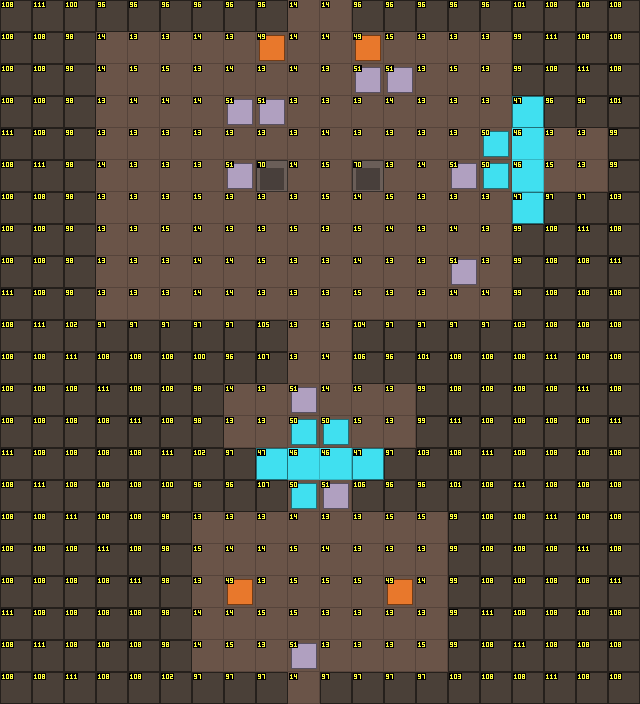

The image is a tile-based game level rendered from a .tmx file. Its description and source (layers, tilesets, objects; grid data summarised) follow:
An orthogonal 20x22 tile map with 32x32 px tiles, 4 tile layers (Sol, Decor, Murs, Dessus) and 15 objects (4x Torche, 3x Ennemi, 2x Sortie, 2x Spawn, 2x Porte, ...).

<map version="1.10" tiledversion="1.12.2" orientation="orthogonal" renderorder="right-down" width="20" height="22" tilewidth="32" tileheight="32" infinite="0" nextlayerid="6" nextobjectid="16">
 <properties>
  <property name="camera" value="ecran" />
  <property name="obscurite" value="penombre" />
 </properties>
 <tileset firstgid="1" source="../tilesets/route_chateau.tsx" />
 <layer id="1" name="Sol" width="20" height="22">
  <data>[440 cells, 186 non-empty, 4 distinct tile ids]</data>
 </layer>
 <layer id="2" name="Decor" width="20" height="22">
  <data>[440 cells, 19 non-empty, 3 distinct tile ids]</data>
 </layer>
 <layer id="3" name="Murs" width="20" height="22">
  <data>[440 cells, 256 non-empty, 16 distinct tile ids]</data>
 </layer>
 <objectgroup id="4" name="Objets">
  <object id="1" type="Sortie" x="288" y="672" width="32" height="32">
   <properties>
    <property name="cible_carte" value="res://scenes/rooms/route_falaise_room.tscn" />
    <property name="cible_spawn" value="depuis_passage_falaise" />
    <property name="godot_node_type" value="area" />
   </properties>
  </object>
  <object id="2" type="Sortie" x="288" y="0" width="64" height="32">
   <properties>
    <property name="cible_carte" value="res://scenes/rooms/chateau_room.tscn" />
    <property name="cible_spawn" value="depuis_passage_falaise" />
    <property name="godot_node_type" value="area" />
   </properties>
  </object>
  <object id="3" type="Spawn" x="304" y="624">
   <properties>
    <property name="id" value="depuis_route" />
   </properties>
   <point />
  </object>
  <object id="4" type="Spawn" x="320" y="80">
   <properties>
    <property name="id" value="depuis_chateau" />
   </properties>
   <point />
  </object>
  <object id="5" type="Porte" x="288" y="448" width="64" height="32">
   <properties>
    <property name="id" value="route_porte_02" />
    <property name="type" value="lanterne" />
    <property name="apparence" value="mur_rune" />
   </properties>
  </object>
  <object id="6" type="Porte" x="512" y="128" width="32" height="64">
   <properties>
    <property name="id" value="route_porte_03" />
    <property name="type" value="lanterne" />
    <property name="apparence" value="mur_rune" />
   </properties>
  </object>
  <object id="7" type="Ramassable" x="592" y="144">
   <properties>
    <property name="id" value="route_plume_01" />
    <property name="contenu" value="plume_corbeau" />
   </properties>
   <point />
  </object>
  <object id="8" type="Torche" x="240" y="592">
   <properties>
    <property name="id" value="route_brasero_01" />
    <property name="etat" value="allumee" />
    <property name="permanente" type="bool" value="true" />
   </properties>
   <point />
  </object>
  <object id="9" type="Torche" x="400" y="592">
   <properties>
    <property name="id" value="route_brasero_02" />
    <property name="etat" value="allumee" />
    <property name="permanente" type="bool" value="true" />
   </properties>
   <point />
  </object>
  <object id="10" type="Torche" x="272" y="48">
   <properties>
    <property name="id" value="route_brasero_03" />
    <property name="etat" value="allumee" />
    <property name="permanente" type="bool" value="true" />
   </properties>
   <point />
  </object>
  <object id="11" type="Torche" x="368" y="48">
   <properties>
    <property name="id" value="route_brasero_04" />
    <property name="etat" value="allumee" />
    <property name="permanente" type="bool" value="true" />
   </properties>
   <point />
  </object>
  <object id="12" type="Ennemi" x="176" y="144">
   <properties>
    <property name="type" value="ombre_noyee" />
    <property name="variante" value="normal" />
   </properties>
   <point />
  </object>
  <object id="13" type="Ennemi" x="432" y="240">
   <properties>
    <property name="type" value="ombre_noyee" />
    <property name="variante" value="normal" />
   </properties>
   <point />
  </object>
  <object id="14" type="Ennemi" x="208" y="272">
   <properties>
    <property name="type" value="ombre_noyee" />
    <property name="variante" value="normal" />
   </properties>
   <point />
  </object>
  <object id="15" name="indice_passage" x="256" y="544" width="128" height="96">
   <properties>
    <property name="godot_node_type" value="area" />
   </properties>
  </object>
 </objectgroup>
 <layer id="5" name="Dessus" width="20" height="22">
  <data>[440 cells, 0 non-empty, 0 distinct tile ids]</data>
 </layer>
</map>
